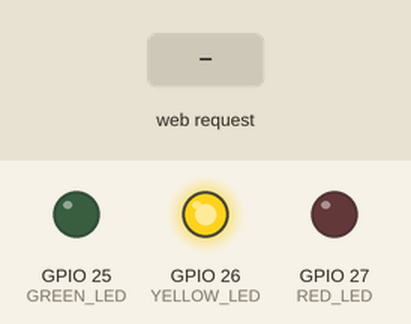
A program run on a simulated ESP32. Parts: output pins drawn as LEDs (lit = HIGH). Dashed ring = blinking. The test bench sets the inputs (shaded band). WiFi joins after 1.5 s; servers stay silent unless stated; what the program prints to the serial monitor is not drawn.

Above: at 2.7 s.
2.8 s: HTTP request GET /login received
At 3.3 s:
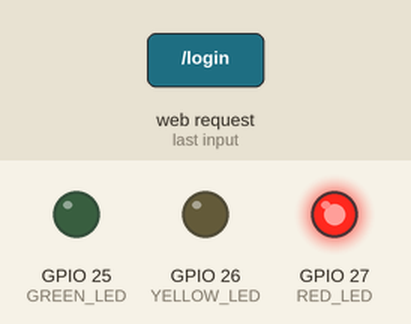
4.3 s: HTTP request GET /logout received
At 5.5 s:
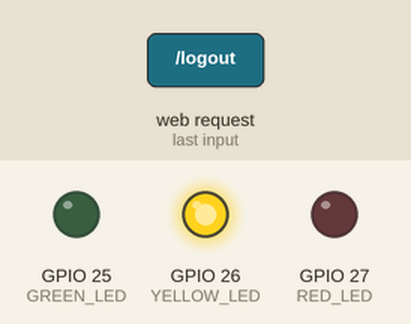
5.8 s: HTTP request GET /login?username=admin received
At 6.7 s:
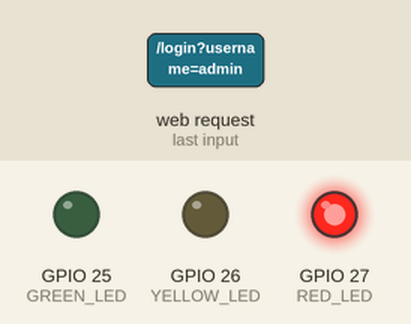
7.3 s: HTTP request GET /login?username=1234 received
At 7.75 s:
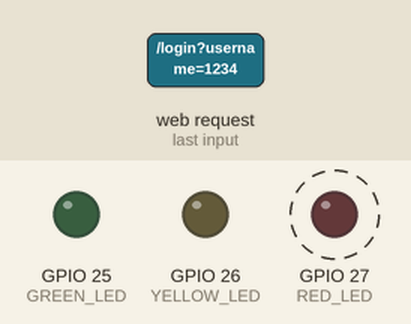
Timing chart, 0 to 11.3 s (numbered marks = the images above; inputs shaded):
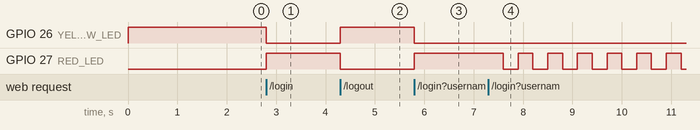

Measured:
- after the input at 2.8 s, GPIO 26 (YELLOW_LED): HIGH → LOW at once; GPIO 27 (RED_LED): LOW → HIGH at once
- after the input at 4.3 s, GPIO 26 (YELLOW_LED): LOW → HIGH at once; GPIO 27 (RED_LED): HIGH → LOW at once
- after the input at 5.8 s, GPIO 26 (YELLOW_LED): HIGH → LOW at once; GPIO 27 (RED_LED): LOW → HIGH at once
- after the input at 7.3 s, GPIO 27 (RED_LED): alternates HIGH for 0.30 s and LOW for 0.30 s, starting after 0.30 s

The program:

main.cpp
```cpp
#include <Arduino.h>
#include <WiFi.h>
#include <WebServer.h>
#include <ESPmDNS.h>

// ---- Wi-Fi credentials ----
const char* ssid     = "Data Poddak Thiye 💀";
const char* password = "pahan20022";
const char* fallbackApName = "ESP32-Access-Control";

// ---- LED pins ----
const int GREEN_LED  = 25;
const int YELLOW_LED = 26;
const int RED_LED    = 27;

WebServer server(80);

// ---- Login state tracking ----
int failedAttempts = 0;
bool systemLocked = false;

// ---- Lockout LED blink tracking ----
unsigned long lastBlinkTime = 0;
bool redLedState = false;

const char htmlPage[] PROGMEM = R"rawliteral(
<!DOCTYPE html>
<html>
<head>
  <title>Smart Access Control</title>
  <meta name="viewport" content="width=device-width, initial-scale=1">
  <style>
    :root {
      --ink: #eef4f5;
      --muted: #91a5aa;
      --panel: rgba(17, 31, 35, 0.92);
      --line: #294247;
      --cyan: #54d6d2;
      --cyan-dark: #123d40;
      --coral: #ff806d;
      --yellow: #f5c96a;
      --shadow: 0 24px 70px rgba(0, 0, 0, 0.34);
    }
    * { box-sizing: border-box; }
    body {
      min-height: 100vh;
      margin: 0;
      padding: 24px;
      color: var(--ink);
      background-color: #091619;
      background-image: linear-gradient(135deg, rgba(84, 214, 210, 0.08) 0, transparent 42%), linear-gradient(315deg, rgba(255, 128, 109, 0.07) 0, transparent 36%);
      font-family: Georgia, 'Times New Roman', serif;
    }
    .shell {
      display: grid;
      grid-template-columns: minmax(250px, 0.78fr) minmax(320px, 1.22fr);
      width: min(920px, 100%);
      min-height: 590px;
      margin: auto;
      overflow: hidden;
      border: 1px solid var(--line);
      border-radius: 18px;
      background: var(--panel);
      box-shadow: var(--shadow);
    }
    .intro {
      display: flex;
      flex-direction: column;
      justify-content: space-between;
      padding: clamp(28px, 5vw, 58px);
      background: linear-gradient(155deg, #15383b, #10262a 58%, #1f292b);
    }
    .eyebrow {
      margin: 0 0 22px;
      color: var(--cyan);
      font-family: 'Courier New', monospace;
      font-size: 11px;
      font-weight: bold;
      letter-spacing: 2px;
      text-transform: uppercase;
    }
    h1 {
      max-width: 330px;
      margin: 0;
      font-size: clamp(34px, 5vw, 55px);
      line-height: 0.98;
      font-weight: normal;
    }
    .intro-copy {
      max-width: 270px;
      margin: 24px 0 0;
      color: var(--muted);
      font-size: 15px;
      line-height: 1.65;
    }
    .signal {
      display: flex;
      align-items: center;
      gap: 10px;
      color: var(--muted);
      font-family: 'Courier New', monospace;
      font-size: 12px;
    }
    .signal-dot {
      width: 9px;
      height: 9px;
      border-radius: 50%;
      background: var(--cyan);
      box-shadow: 0 0 0 5px rgba(84, 214, 210, 0.12);
    }
    .workspace {
      display: flex;
      align-items: center;
      padding: clamp(28px, 5vw, 58px);
      background: #0e1c20;
    }
    .card { width: 100%; }
    .section-label {
      margin: 0 0 11px;
      color: var(--muted);
      font-family: 'Courier New', monospace;
      font-size: 11px;
      letter-spacing: 1.4px;
      text-transform: uppercase;
    }
    h2 { margin: 0 0 30px; font-size: 27px; font-weight: normal; }
    .field { display: block; margin-bottom: 17px; }
    .field span {
      display: block;
      margin-bottom: 7px;
      color: #bfd0d2;
      font-size: 13px;
    }
    input {
      width: 100%;
      padding: 14px 15px;
      border: 1px solid var(--line);
      border-radius: 7px;
      outline: none;
      color: var(--ink);
      background: #0a171a;
      font: 15px 'Courier New', monospace;
      transition: border-color 0.2s, box-shadow 0.2s;
    }
    input:focus { border-color: var(--cyan); box-shadow: 0 0 0 3px rgba(84, 214, 210, 0.12); }
    input:disabled { cursor: not-allowed; opacity: 0.45; }
    button {
      width: 100%;
      margin-top: 8px;
      padding: 15px;
      border: 0;
      border-radius: 7px;
      color: #071719;
      background: var(--cyan);
      font: bold 14px 'Courier New', monospace;
      letter-spacing: 0.5px;
      cursor: pointer;
      transition: transform 0.2s, background 0.2s;
    }
    button:hover:not(:disabled) { transform: translateY(-2px); background: #86e7df; }
    button:disabled { cursor: not-allowed; opacity: 0.42; }
    #resetBtn {
      display: none;
      margin-top: 12px;
      color: var(--ink);
      background: #5d2927;
    }
    #resetBtn:hover:not(:disabled) { background: #7a3834; }
    .status-row {
      display: flex;
      align-items: center;
      justify-content: space-between;
      gap: 14px;
      margin-top: 28px;
      padding: 15px 0;
      border-top: 1px solid var(--line);
      border-bottom: 1px solid var(--line);
    }
    #status { margin: 0; color: var(--yellow); font-size: 15px; font-weight: bold; }
    .status-icon {
      display: inline-flex;
      align-items: center;
      justify-content: center;
      width: 17px;
      height: 17px;
      margin-right: 6px;
      border: 1px solid currentColor;
      border-radius: 50%;
      font: bold 12px 'Courier New', monospace;
      vertical-align: -2px;
    }
    #attempts { margin: 0; color: var(--muted); font: 12px 'Courier New', monospace; }
    #alertBox {
      display: none;
      position: fixed;
      z-index: 10;
      top: 22px;
      left: 50%;
      width: min(340px, calc(100% - 40px));
      padding: 13px 16px;
      transform: translateX(-50%);
      border: 1px solid rgba(255, 128, 109, 0.55);
      border-radius: 7px;
      color: #ffe9e5;
      background: #5d2927;
      box-shadow: var(--shadow);
      font: 13px 'Courier New', monospace;
      text-align: center;
    }
    #homePage { display: none; width: 100%; text-align: center; }
    #homePage .access-mark { margin: 0 0 18px; color: var(--cyan); font-size: 44px; }
    #homePage h2 { margin-bottom: 12px; }
    #homePage p { margin: 0 0 28px; color: var(--muted); line-height: 1.6; }
    #logoutBtn { color: var(--ink); background: #284147; }
    #logoutBtn:hover:not(:disabled) { background: #395861; }
    .shake { animation: shake 0.4s; }
    @keyframes shake { 0%, 100% { transform: translateX(0); } 25% { transform: translateX(-7px); } 75% { transform: translateX(7px); } }
    @media (max-width: 680px) {
      body { padding: 0; }
      .shell { display: block; min-height: 100vh; border: 0; border-radius: 0; }
      .intro { min-height: 290px; padding: 34px 26px; }
      .intro-copy { margin-top: 16px; }
      .workspace { min-height: calc(100vh - 290px); padding: 34px 26px; }
    }
  </style>
</head>
<body>
  <div id="alertBox"></div>

  <main class="shell">
    <section class="intro">
      <div>
        <p class="eyebrow">Secure facility / node 01</p>
        <h1>Smart access control.</h1>
        <p class="intro-copy">Authenticate to open the secure area. This terminal is monitored and will lock after three unsuccessful attempts.</p>
      </div>
      <div class="signal"><span class="signal-dot"></span> ESP32 NETWORK ONLINE</div>
    </section>

    <section class="workspace">
      <div class="card" id="loginCard">
        <p class="section-label">Identity verification</p>
        <h2>Sign in to continue</h2>
        <label class="field" for="username"><span>Username</span><input type="text" id="username" placeholder="Enter username" autocomplete="username"></label>
        <label class="field" for="password"><span>Password</span><input type="password" id="password" placeholder="Enter password" autocomplete="current-password"></label>
        <button id="loginBtn" type="button" onclick="login()">VERIFY CREDENTIALS</button>
        <button id="resetBtn" type="button" onclick="restartSystem()">RESTART SYSTEM</button>
        <div class="status-row"><p id="status"><span class="status-icon">!</span> System Ready</p><p id="attempts">Failed Attempts: 0 / 3</p></div>
      </div>

      <div id="homePage">
        <p class="access-mark">UNLOCKED</p>
        <p class="section-label">Identity verified</p>
        <h2>Access granted</h2>
        <p>Secure area unlocked for this session.</p>
        <button id="logoutBtn" type="button" onclick="logout()">END SESSION</button>
      </div>
    </section>
  </main>

<script>
function showAlert(message) {
  const box = document.getElementById('alertBox');
  box.innerText = message;
  box.style.display = 'block';
  setTimeout(() => { box.style.display = 'none'; }, 2500);
}

function login() {
  const username = document.getElementById('username').value;
  const password = document.getElementById('password').value;

  if (username.trim() === '' || password.trim() === '') {
    document.getElementById('status').innerHTML = '<span class="status-icon">!</span> Fields required';
    showAlert('Enter both username and password');
    return;
  }

  fetch(`/login?username=${encodeURIComponent(username)}&password=${encodeURIComponent(password)}`)
    .then(response => response.json())
    .then(data => {
      document.getElementById('status').innerText = getStatusText(data);
      document.getElementById('attempts').innerText = `Failed Attempts: ${data.attempts} / 3`;

      if (data.success) {
        document.getElementById('loginCard').style.display = 'none';
        document.getElementById('homePage').style.display = 'block';
        return;
      }

      const card = document.getElementById('loginCard');
      card.classList.remove('shake');
      void card.offsetWidth;
      card.classList.add('shake');

      if (data.locked) {
        showAlert('SYSTEM LOCKED - Too many failed attempts');
        document.getElementById('username').disabled = true;
        document.getElementById('password').disabled = true;
        document.getElementById('loginBtn').disabled = true;
        document.getElementById('resetBtn').style.display = 'block';
      } else {
        showAlert('ACCESS DENIED - Incorrect username or password');
      }
    })
    .catch(err => {
      document.getElementById('status').innerText = 'CONNECTION ERROR';
      console.error(err);
    });
}

function restartSystem() {
  const resetButton = document.getElementById('resetBtn');
  resetButton.disabled = true;
  resetButton.innerText = 'RESTARTING...';

  fetch('/reset')
    .then(() => {
      setTimeout(() => window.location.reload(), 1500);
    })
    .catch(() => {
      resetButton.disabled = false;
      resetButton.innerText = 'RESTART SYSTEM';
      showAlert('Restart failed - Press the ESP32 reset button');
    });
}

function logout() {
  fetch('/logout')
    .then(() => {
      document.getElementById('homePage').style.display = 'none';
      document.getElementById('loginCard').style.display = 'block';
      document.getElementById('username').value = '';
      document.getElementById('password').value = '';
      document.getElementById('status').innerHTML = '<span class="status-icon">!</span> System Ready';
      document.getElementById('attempts').innerText = 'Failed Attempts: 0 / 3';
    })
    .catch(() => showAlert('Unable to end session'));
}

function getStatusText(data) {
  if (data.locked) return 'SYSTEM LOCKED';
  if (data.success) return 'ACCESS GRANTED';
  return 'ACCESS DENIED';
}
</script>
</body>
</html>
)rawliteral";

void handleRoot() {
  server.send(200, "text/html", htmlPage);
}

void handleReset() {
  server.send(200, "text/plain", "Restarting system");
  delay(200);
  ESP.restart();
}

void handleLogout() {
  if (!systemLocked) {
    digitalWrite(GREEN_LED, LOW);
    digitalWrite(YELLOW_LED, HIGH);
    digitalWrite(RED_LED, LOW);
    redLedState = false;
  }

  server.send(200, "text/plain", "Session ended");
}

void handleLogin() {
  if (systemLocked) {
    server.send(200, "application/json",
      "{\"success\":false,\"status\":\"LOCKED\",\"message\":\"System is locked\",\"attempts\":" +
      String(failedAttempts) + ",\"locked\":true}");
    return;
  }

  String username = server.arg("username");
  String password = server.arg("password");

  String jsonResponse;

  if (username == "admin" && password == "1234") {
    failedAttempts = 0;
    digitalWrite(GREEN_LED, HIGH);
    digitalWrite(YELLOW_LED, LOW);
    digitalWrite(RED_LED, LOW);

    jsonResponse = "{\"success\":true,\"status\":\"ACCESS_GRANTED\",\"message\":\"Access Granted\",\"attempts\":0,\"locked\":false}";
  } else {
    failedAttempts++;
    digitalWrite(GREEN_LED, LOW);
    digitalWrite(YELLOW_LED, LOW);
    digitalWrite(RED_LED, HIGH);

    if (failedAttempts >= 3) {
      systemLocked = true;
      jsonResponse = "{\"success\":false,\"status\":\"SYSTEM_LOCKED\",\"message\":\"System Locked\",\"attempts\":" +
                      String(failedAttempts) + ",\"locked\":true}";
    } else {
      jsonResponse = "{\"success\":false,\"status\":\"ACCESS_DENIED\",\"message\":\"Access Denied\",\"attempts\":" +
                      String(failedAttempts) + ",\"locked\":false}";
    }
  }

  server.send(200, "application/json", jsonResponse);
}

void setup() {
  Serial.begin(115200);

  pinMode(GREEN_LED, OUTPUT);
  pinMode(YELLOW_LED, OUTPUT);
  pinMode(RED_LED, OUTPUT);

  digitalWrite(GREEN_LED, LOW);
  digitalWrite(YELLOW_LED, HIGH);
  digitalWrite(RED_LED, LOW);

  WiFi.mode(WIFI_STA);
  WiFi.begin(ssid, password);
  Serial.print("Connecting to Wi-Fi");
  const unsigned long wifiStartTime = millis();
  while (WiFi.status() != WL_CONNECTED && millis() - wifiStartTime < 15000) {
    delay(500);
    Serial.print(".");
  }
  Serial.println();

  if (WiFi.status() == WL_CONNECTED) {
    Serial.print("Connected! IP address: ");
    Serial.println(WiFi.localIP());
  } else {
    Serial.println("Wi-Fi connection failed. Starting fallback access point.");
    WiFi.disconnect(true);
    WiFi.mode(WIFI_AP);
    WiFi.softAP(fallbackApName);
    Serial.print("Fallback access point IP address: ");
    Serial.println(WiFi.softAPIP());
  }

  if (MDNS.begin("jiat")) {
    Serial.println("mDNS responder started: http://jiat.local");
  } else {
    Serial.println("Error setting up mDNS responder!");
  }

  server.on("/", handleRoot);
  server.on("/login", handleLogin);
  server.on("/reset", handleReset);
  server.on("/logout", handleLogout);
  server.begin();
  Serial.println("HTTP server started on port 80");
}

void loop() {
  server.handleClient();

  if (systemLocked) {
    unsigned long currentTime = millis();
    if (currentTime - lastBlinkTime >= 300) {
      redLedState = !redLedState;
      digitalWrite(RED_LED, redLedState);
      lastBlinkTime = currentTime;
    }
  }
}
```
